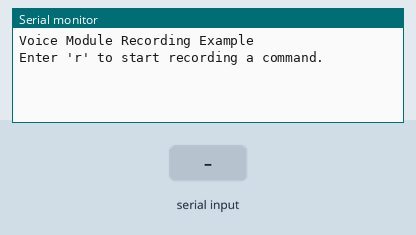
Bench run of a sketch on a simulated Arduino Uno, built with avr-gcc and run on an emulated ATmega328P. Parts: the last lines printed to the serial monitor. Inputs (shaded band) come from the test bench. The modem accepts every AT command (registered, SIM ready, sends succeed) and sends nothing else.

Above: at 1.2 s.
1.3 s: "r" received over Serial
At 2.6 s:
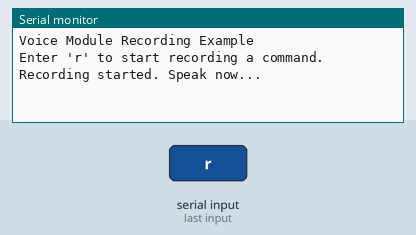
5.8 s: "r" received over the second serial link
At 6.9 s:
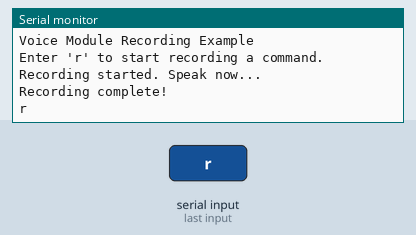
7.3 s: "1" received over the second serial link
At 8.0 s:
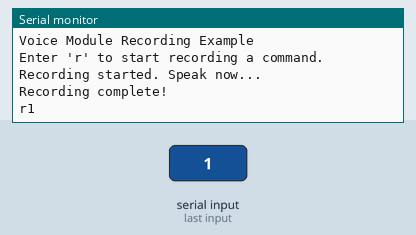

The sketch:

TesteMicrofone.ino
```cpp
#include <SoftwareSerial.h>

#define VOICE_MODULE_RX_PIN 2
#define VOICE_MODULE_TX_PIN 3

SoftwareSerial voiceModule(VOICE_MODULE_RX_PIN, VOICE_MODULE_TX_PIN);

void setup() {
  Serial.begin(9600);
  voiceModule.begin(9600);

  Serial.println("Voice Module Recording Example");
  Serial.println("Enter 'r' to start recording a command.");
}

void loop() {
  if (Serial.available()) {
    char command = Serial.read();

    if (command == 'r') {
      startRecording();
    }
  }

  if (voiceModule.available()) {
    Serial.write(voiceModule.read());
  }
}

void startRecording() {
  voiceModule.print("AT+REC\r\n");

  if (voiceModule.find("OK")) {
    Serial.println("Recording started. Speak now...");

    delay(3000); // Adjust the delay time based on your recording length

    voiceModule.print("AT+STOP\r\n");

    if (voiceModule.find("OK")) {
      Serial.println("Recording complete!");
    }
  }
}
```

Measured:
- after the input at 1.3 s, the serial monitor: prints a new line at once (image 1)
- after the input at 5.8 s, the serial monitor: prints a new line at once (image 2)
- after the input at 7.3 s, the serial monitor: prints a new line at once (image 3)
